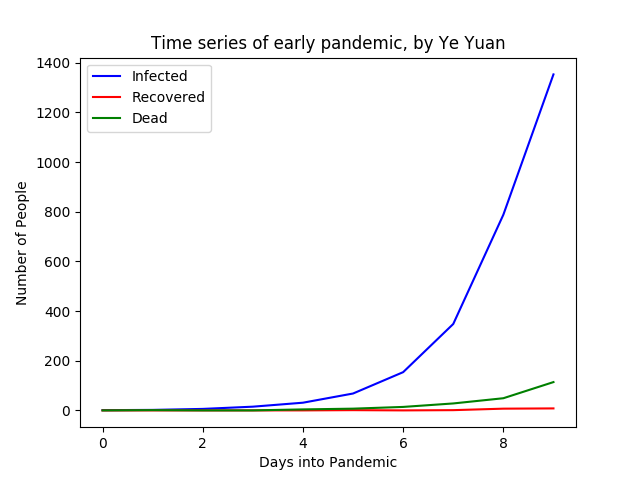

Here is the Python script that generated this plot:
#this is the second part of Assignment 4, time_series
#Name: Ye Yuan
#Student ID:260921269

import doctest
import datetime
import numpy as np
import matplotlib.pyplot as plt

def date_diff(date1,date2):
    '''
    (str,str) -> int
    Input two different dates in ISO format, calculate the difference between
    these two dates. If the first date is earlier, the difference should be
    positive, otherwise should be negative.
    >>> date_diff('2019-10-31', '2019-11-2')
    2
    >>> date_diff('2019-11-2', '2019-10-31')
    -2
    '''
    #split the data by -, transfer it to a list
    date1=date1.split('-')
    #create a date type object for it
    date_one=datetime.date(int(date1[0]),int(date1[1]),int(date1[2]))
    #similarly for the second data
    date2=date2.split('-')
    date_two=datetime.date(int(date2[0]),int(date2[1]),int(date2[2]))
    #the difference is the first one minus the second one
    diff=date_two-date_one
    #then return the diff in days
    return diff.days

def get_age(date1,date2):
    '''
    (str,str) -> int
    Input two different dates in ISO format, calculate the difference between
    these two dates and transfer the result to years. If the first date is
    earlier, the difference should be positive, otherwise should be negative.
    >>> get_age('2018-10-31', '2019-11-2')
    1
    >>> get_age('2018-10-31', '2000-11-2')
    -17
    '''
    #create a year constant
    YEAR_CONST=365.2425
    #calculate the difference in days
    date_difference=date_diff(date1,date2)
    #return the diff in years, so that it is the age
    return int(date_difference/YEAR_CONST)

def stage_three(input_filename,output_filename):
    '''
    (str,str) -> dict
    input the input_filename and the output_filename, change each line in the
    file so that change the record date to the difference between the record
    date and the index date, and change the birthdate to the age on the index
    date. Finally, return a dictionary record The keys are each day of the
    pandemic (integer).The values are a dictionary,with how many people
    are in each state on that day.
    >>> stage_three('test1_1.tsv', 'test1_1_1.tsv')
    {0: {'I': 1, 'D': 0, 'R': 0}, 1: {'I': 2, 'D': 1, 'R': 0}, 2: {'I': 6, 'D': 0, 'R': 0}}
    >>> stage_three('test2_2.tsv', 'test2_2_2.tsv')
    {0: {'I': 1, 'D': 0, 'R': 0}, 1: {'I': 2, 'D': 1, 'R': 0}, 2: {'I': 6, 'D': 0, 'R': 0}, 3: {'I': 15, 'D': 0, 'R': 0}, 4: {'I': 31, 'D': 4, 'R': 0}, 5: {'I': 68, 'D': 7, 'R': 1}, 6: {'I': 154, 'D': 14, 'R': 0}, 7: {'I': 348, 'D': 28, 'R': 1}, 8: {'I': 788, 'D': 49, 'R': 7}, 9: {'I': 1353, 'D': 114, 'R': 8}}
    '''
    #open the input file and read all lines
    input_f=open(input_filename)
    lines=input_f.readlines()
    #find the index date, which is the date in the first line
    index_date_line=lines[0].split('\t')
    index_date=index_date_line[2]
    #create a new file to write the changed line
    output_f=open(output_filename,'w',encoding='utf-8')
    #create an empty dictionary
    stats={}
    #iterate all lines in the input file
    for line in lines:
        #split the line by \t
        line=line.split('\t')
        #calculate the date difference and age, and assign them correspondingly
        line[2]=date_diff(index_date,line[2])
        line[3]=get_age(line[3],index_date)
        #then add it to the created dictionary
        if line[2] not in stats:
            stats[line[2]]={'I':0,'D':0,'R':0}
        #change the patient state by using just one letter
        if line[6][0]=='I':
            line[6]='I'
        elif line[6][0]=='R':
            line[6]='R'
        else:
            line[6]='D'
        #add one to the corresponding value in the dictionary
        stats[line[2]][line[6]]+=1
        #change the type of the value back to string
        line[2]=str(line[2])
        line[3]=str(line[3])
        #transfer the list to string
        write_line='\t'.join(line)
        #write the line to the new file
        output_f.write(write_line)
    #close and save the files
    input_f.close()
    output_f.close()
    #return the dictionary
    return stats

def plot_time_series(input_dict):
    '''
    input a dictionary formmated like the result of stage3, return a list
    including the value of infected people, recovered people and dead people.
    Then draw a plot of the result.
    >>> d2=stage_three('test2_2.tsv', 'test2_2_2.tsv')
    >>> plot_time_series(d2)
    [[1, 0, 0], [2, 0, 1], [6, 0, 0], [15, 0, 0], [31, 0, 4], [68, 1, 7], [154, 0, 14], [348, 1, 28], [788, 7, 49], [1353, 8, 114]]
    '''
    #create an empty list
    result_list=[]
    #iterate the input dictionary
    for day in input_dict:
        #create the temporary list to store every value corresponding to states
        temp=[input_dict[day]['I'],input_dict[day]['R'],input_dict[day]['D']]
        #add the temporary list to the created final list
        result_list.append(temp)
    #create an empty list for the x-axis
    x_list=[]
    #the x-axis is the key of the input dictionary
    for key in input_dict:
        x_list.append(key)
    #transfer the list to array
    x_coord=np.array(x_list)
    #create empty lists for y-axis, infected, recovered and dead
    infected_list=[]
    recovered_list=[]
    dead_list=[]
    #store the values of each state to the created lists
    for value in result_list:
        infected_list.append(value[0])
        recovered_list.append(value[1])
        dead_list.append(value[2])
    #transfer the lists to arrays
    infected_y_coord=np.array(infected_list)
    recovered_y_coord=np.array(recovered_list)
    dead_y_coord=np.array(dead_list)
    #plot the graph
    plt.plot(x_coord, infected_y_coord,'b')
    plt.plot(x_coord, recovered_y_coord,'r')
    plt.plot(x_coord, dead_y_coord,'g')
    #label the graph
    plt.legend(['Infected', 'Recovered', 'Dead'])
    plt.title("Time series of early pandemic, by Ye Yuan")
    plt.xlabel('Days into Pandemic')
    plt.ylabel('Number of People')
    #save the graph
    plt.savefig("time_series.png")
    #return the list
    return result_list
    

if __name__=='__main__':
    doctest.testmod()
    
